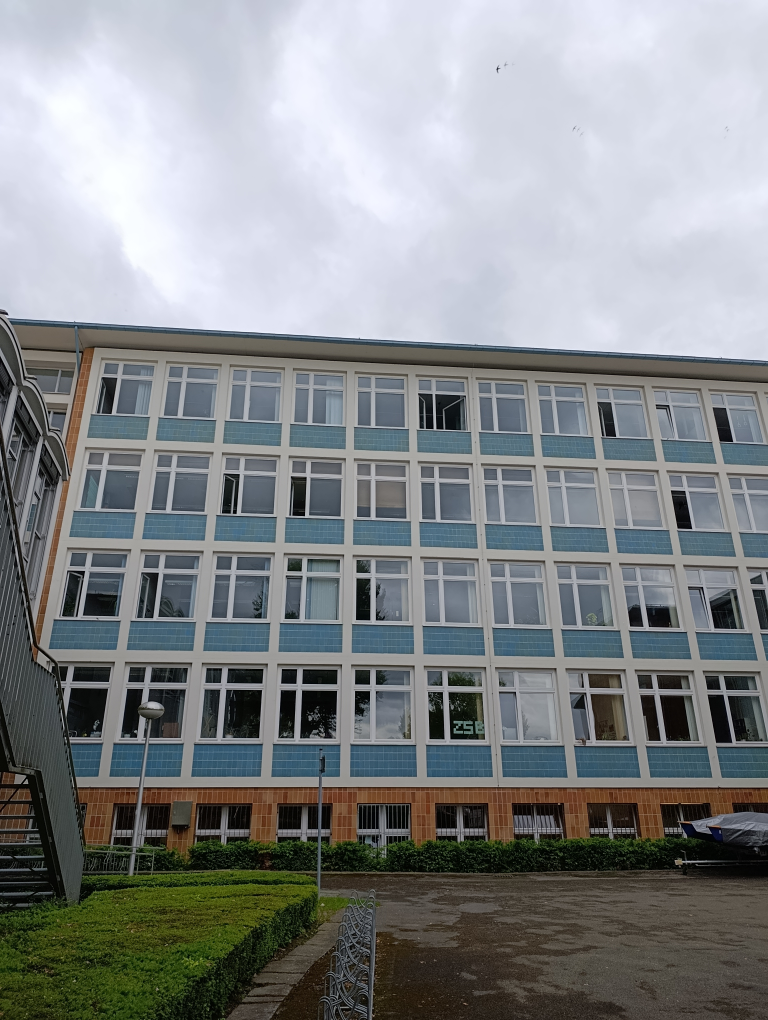
#> input picture Abgabe3/b1.jpg, 3072 x 4080 px (shown at 1/4 size)
$ jupyter execute --allow-errors Abgabe4.ipynb
#> lines starting #> are read from the running program, lines starting #| are printed output that depends on the picture; after the words box and inside, x2 and y2 are one past the last pixel; in counts of white or black regions, pixels touching at a corner belong together
### Abgabe4/sift.py
import cv2
import numpy as np
import matplotlib.pyplot as plt
import os


sift = cv2.SIFT_create(contrastThreshold = 0.06)


# [10 lines left out: function detect, not called in this run]


def detect_and_compute(img):
    kp, des = sift.detectAndCompute(img, None)
    print('{} key points detected.'.format(len(kp)))
    intpts = np.zeros((len(kp),4))
    for i,p in enumerate(kp):
        intpts[i,0] = p.pt[0]
        intpts[i,1] = p.pt[1]
        intpts[i,2] = p.size
        intpts[i,3] = p.angle
    return intpts, des


# [97 lines left out: functions plot_features, match, appendimages, plot_matches, match_twosided, not called in this run]

### Abgabe4/Abgabe4.ipynb
# Abgabe 4 – RANSAC und automatische Bildregistrierung
**Computer Vision – Prof. Dr. Matthias O. Franz**

Automatische Homographie-Schätzung aus SIFT-Korrespondenzen mittels RANSAC und normierter DLT.

[cell 1]
import numpy as np
import cv2
import matplotlib.pyplot as plt
from scipy import ndimage
import os
import sys
import random

[cell 2]
def normalize_points(points):
    """Hartley-Normalisierung: Schwerpunkt -> 0, mittlere Distanz -> sqrt(2)."""
    points = np.array(points, dtype=float)
    centroid = np.mean(points, axis=0)
    points_centered = points - centroid
    scale = np.sqrt(2) / np.mean(np.linalg.norm(points_centered, axis=1))
    T = np.array([
        [scale, 0,    -scale * centroid[0]],
        [0,    scale, -scale * centroid[1]],
        [0,    0,      1]
    ])
    points_h = np.hstack([points, np.ones((len(points), 1))])
    points_norm = (T @ points_h.T).T
    return points_norm[:, :2], T


def projective_transform(image, H, output_shape):
    """Inverse Abbildung (Nearest-Neighbor). Gibt (result, mask) zurück."""
    h_out, w_out = output_shape
    squeezed = False
    if image.ndim == 2:
        image = image[:, :, np.newaxis]
        squeezed = True

    result = np.zeros((h_out, w_out, image.shape[2]), dtype=image.dtype)
    mask   = np.zeros((h_out, w_out), dtype=np.float32)
    H_inv  = np.linalg.inv(H)

    ys, xs = np.mgrid[0:h_out, 0:w_out]
    coords_h = np.stack([xs.ravel(), ys.ravel(), np.ones(h_out * w_out)])
    src_h = H_inv @ coords_h
    src_h /= src_h[2]
    x_src = src_h[0].reshape(h_out, w_out)
    y_src = src_h[1].reshape(h_out, w_out)

    x_int = np.round(x_src).astype(int)
    y_int = np.round(y_src).astype(int)
    valid = (x_int >= 0) & (x_int < image.shape[1]) &             (y_int >= 0) & (y_int < image.shape[0])

    result[valid] = image[y_int[valid], x_int[valid]]
    mask[valid]   = 1.0

    if squeezed:
        result = result[:, :, 0]
    return result, mask

## Teilaufgabe 1a – Direct Linear Transform (DLT)

Der **DLT** berechnet eine Homographie aus mindestens 4 Punktkorrespondenzen via SVD.

Für jede Korrespondenz $(x,y) \leftrightarrow (x',y')$ gilt $\mathbf{x}' \sim H\,\mathbf{x}$.
Die Kreuzprodukt-Bedingung liefert 2 lineare Gleichungen pro Punkt → Designmatrix $A$ (2n×9).
Die Lösung ist der letzte rechte Singulärvektor der SVD von $A$, umgeformt zu $H$ (3×3), normiert auf $H_{2,2}=1$.

**Normierter DLT (Hartley):** Quell- und Zielpunkte werden vor der DLT-Berechnung isotropisch normiert
(Schwerpunkt → Ursprung, mittlere Distanz → $\sqrt{2}$). Danach Entnormierung: $H = T_2^{-1}\,\hat{H}\,T_1$.
Das verbessert die numerische Konditionierung bei großen Pixelkoordinaten erheblich.

[cell 3]
def dlt(src_pts, dst_pts):
    """Unnormalisierter DLT. Gibt H (3x3) zurück, normiert auf H[2,2]=1."""
    src_pts = np.array(src_pts, dtype=float)
    dst_pts = np.array(dst_pts, dtype=float)
    assert len(src_pts) >= 4

    rows = []
    for (x, y), (xp, yp) in zip(src_pts, dst_pts):
        rows.append([ x,  y,  1,  0,  0,  0, -xp*x, -xp*y, -xp])
        rows.append([ 0,  0,  0,  x,  y,  1, -yp*x, -yp*y, -yp])

    A = np.array(rows)
    _, _, Vt = np.linalg.svd(A)
    H = Vt[-1].reshape(3, 3)
    return H / H[2, 2]


def normalized_dlt(src_pts, dst_pts):
    """Normierter DLT (Hartley). Gibt H (3x3) zurück, normiert auf H[2,2]=1."""
    src_pts = np.array(src_pts, dtype=float)
    dst_pts = np.array(dst_pts, dtype=float)

    src_norm, T1 = normalize_points(src_pts)
    dst_norm, T2 = normalize_points(dst_pts)

    H_hat = dlt(src_norm, dst_norm)
    H = np.linalg.inv(T2) @ H_hat @ T1
    return H / H[2, 2]

[cell 4]
print("=" * 60)
print("TEST 1: Identität – src == dst  →  H ≈ I")
pts = np.array([[0.,0.],[1.,0.],[1.,1.],[0.,1.]])
H = dlt(pts, pts)
assert np.allclose(H, np.eye(3), atol=1e-6), f"H ≠ I:\n{H}"
print(f"  ✓ unnorm. DLT  H[0,0]={H[0,0]:.6f}")
H_n = normalized_dlt(pts, pts)
assert np.allclose(H_n, np.eye(3), atol=1e-6)
print(f"  ✓ norm.   DLT  H[0,0]={H_n[0,0]:.6f}")

print()
print("TEST 2: Bekannte Translation (+10, +5)")
src = np.array([[0.,0.],[100.,0.],[100.,100.],[0.,100.]])
dst = src + np.array([10., 5.])
for label, fn in [("unnorm.", dlt), ("norm.  ", normalized_dlt)]:
    H = fn(src, dst)
    p = H @ np.array([0., 0., 1.]); p /= p[2]
    assert np.allclose(p[:2], [10., 5.], atol=0.5), f"{label}: {p[:2]}"
    print(f"  ✓ {label} DLT  (0,0) → {p[:2].round(3)}, erwartet (10, 5)")

print()
print("TEST 3: Mehr als 4 Punkte (6 Punkte, overdetermined)")
src6 = np.array([[0.,0.],[100.,0.],[100.,100.],[0.,100.],[50.,0.],[50.,100.]])
dst6 = src6 + np.array([10., 5.])
H = normalized_dlt(src6, dst6)
p = H @ np.array([50., 50., 1.]); p /= p[2]
assert np.allclose(p[:2], [60., 55.], atol=0.5)
print(f"  ✓ norm. DLT (50,50) → {p[:2].round(3)}, erwartet (60, 55)")

print()
print("Alle DLT-Tests bestanden ✓")
print("=" * 60)

## Teilaufgabe 1b – Manuelle Korrespondenzpunkte b1 ↔ b2

Zwischen b1.jpg und b2.jpg wurden **24 Punktkorrespondenzen** aus den bekannten Homographien
von Übung 3 berechnet (Weltkoordinaten-Gitter → Rückprojektion in Pixelraum beider Bilder).

- **4 räumlich verteilte Eckpunkte** (oben-links, unten-links, oben-rechts, unten-rechts) → DLT-Schätzung
- **20 unabhängige Testpunkte** → Validierung via mittlerem euklidischem Rückprojektionsfehler

Räumliche Verteilung der Trainingspunkte ist entscheidend: kollineare Punkte liefern eine
schlecht konditionierte Designmatrix und numerisch instabile Homographien.

[cell 5]
ALL_CORR_B1_B2 = [
    ([1293,1101], [326,781]),   ([1289,1347], [292,1057]),   # 0-1:  oben-links
    ([1284,1619], [255,1353]),  ([1278,1921], [216,1672]),   # 2-3
    ([1272,2260], [174,2016]),  ([1265,2643], [128,2389]),   # 4-5:  unten-links
    ([1603,1118], [668,801]),   ([1614,1364], [646,1075]),   # 6-7
    ([1627,1636], [623,1369]),  ([1641,1939], [598,1685]),   # 8-9
    ([1656,2278], [571,2026]),  ([1674,2660], [542,2395]),   # 10-11
    ([1911,1135], [1003,821]),  ([1938,1381], [993,1093]),   # 12-13
    ([1967,1654], [983,1385]),  ([2000,1956], [972,1698]),   # 14-15
    ([2037,2295], [959,2036]),  ([2079,2677], [946,2401]),   # 16-17
    ([2217,1152], [1333,841]),  ([2259,1399], [1334,1111]),  # 18-19: oben-rechts
    ([2306,1671], [1336,1400]), ([2358,1974], [1338,1711]),  # 20-21
    ([2416,2312], [1340,2045]), ([2481,2694], [1342,2407]),  # 22-23: unten-rechts
]

# 4 Eckpunkte (räumlich maximal verteilt) für DLT
TRAIN_IDX = [0, 5, 18, 23]   # oben-links, unten-links, oben-rechts, unten-rechts
TEST_IDX  = [i for i in range(len(ALL_CORR_B1_B2)) if i not in TRAIN_IDX]

src_train = np.array([ALL_CORR_B1_B2[i][0] for i in TRAIN_IDX], dtype=float)
dst_train = np.array([ALL_CORR_B1_B2[i][1] for i in TRAIN_IDX], dtype=float)
src_test  = np.array([ALL_CORR_B1_B2[i][0] for i in TEST_IDX],  dtype=float)
dst_test  = np.array([ALL_CORR_B1_B2[i][1] for i in TEST_IDX],  dtype=float)
src_all   = np.array([c[0] for c in ALL_CORR_B1_B2], dtype=float)
dst_all   = np.array([c[1] for c in ALL_CORR_B1_B2], dtype=float)

print(f"Korrespondenzen gesamt : {len(ALL_CORR_B1_B2)}")
print(f"Training (DLT)         : {len(TRAIN_IDX)} Punkte, Indizes {TRAIN_IDX}")
print(f"Test                   : {len(TEST_IDX)} Punkte")

[cell 6]
def reprojection_error(H, src_pts, dst_pts):
    """Mittlerer euklidischer Abstand zwischen H @ src und dst.

    Returns:
        mean_dist:  skalarer Mittelwert
        dists:      (N,) Array der Einzelabstände
    """
    src_pts = np.array(src_pts, dtype=float)
    dst_pts = np.array(dst_pts, dtype=float)

    src_h = np.hstack([src_pts, np.ones((len(src_pts), 1))]).T  # (3, N)
    proj  = H @ src_h
    proj /= proj[2]
    projected = proj[:2].T                                       # (N, 2)

    dists = np.linalg.norm(projected - dst_pts, axis=1)
    return float(np.mean(dists)), dists

[cell 7]
H_unnorm = dlt(src_train, dst_train)
H_norm   = normalized_dlt(src_train, dst_train)

print("=" * 60)
print("Homographie-Matrizen (geschätzt aus 4 Trainingspunkten)")
print()
print("H_unnorm (unnormierter DLT):")
print(np.round(H_unnorm, 5))
print()
print("H_norm (normierter DLT / Hartley):")
print(np.round(H_norm, 5))
print()
print("=" * 60)
print("Rückprojektionsfehler")
print()
for label, H in [("Unnormierter DLT", H_unnorm), ("Normierter DLT  ", H_norm)]:
    e_tr, _ = reprojection_error(H, src_train, dst_train)
    e_te, _ = reprojection_error(H, src_test,  dst_test)
    print(f"  {label}:")
    print(f"    Train-Fehler (4 Punkte)  : {e_tr:.4f} px")
    print(f"    Test-Fehler  (20 Punkte) : {e_te:.4f} px")
    print()

## Teilaufgabe 1c – Bildregistrierung

Die Homographie $H_{b1 \to b2}$ bildet Pixel aus b1 in das Koordinatensystem von b2 ab.
Durch **inverse Abbildung** (Rückwärtstransformation) werden für jeden Ausgabepixel
die Quellkoordinaten in b1 berechnet – so entstehen keine Löcher.

Im Overlay: wo das gewarpte b1 gültige Pixel hat → diese anzeigen, sonst b2.

[cell 8]
def register_images(img_src, img_dst, H):
    """Warpt img_src in das Koordinatensystem von img_dst und erzeugt ein Overlay."""
    output_shape = img_dst.shape[:2]
    warped, mask = projective_transform(img_src, H, output_shape)
    overlay = img_dst.copy()
    overlay[mask > 0] = warped[mask > 0]
    return warped, overlay


IMG_DIR = "../Abgabe3"
img_b1 = cv2.cvtColor(cv2.imread(os.path.join(IMG_DIR, "b1.jpg")), cv2.COLOR_BGR2RGB)
img_b2 = cv2.cvtColor(cv2.imread(os.path.join(IMG_DIR, "b2.jpg")), cv2.COLOR_BGR2RGB)
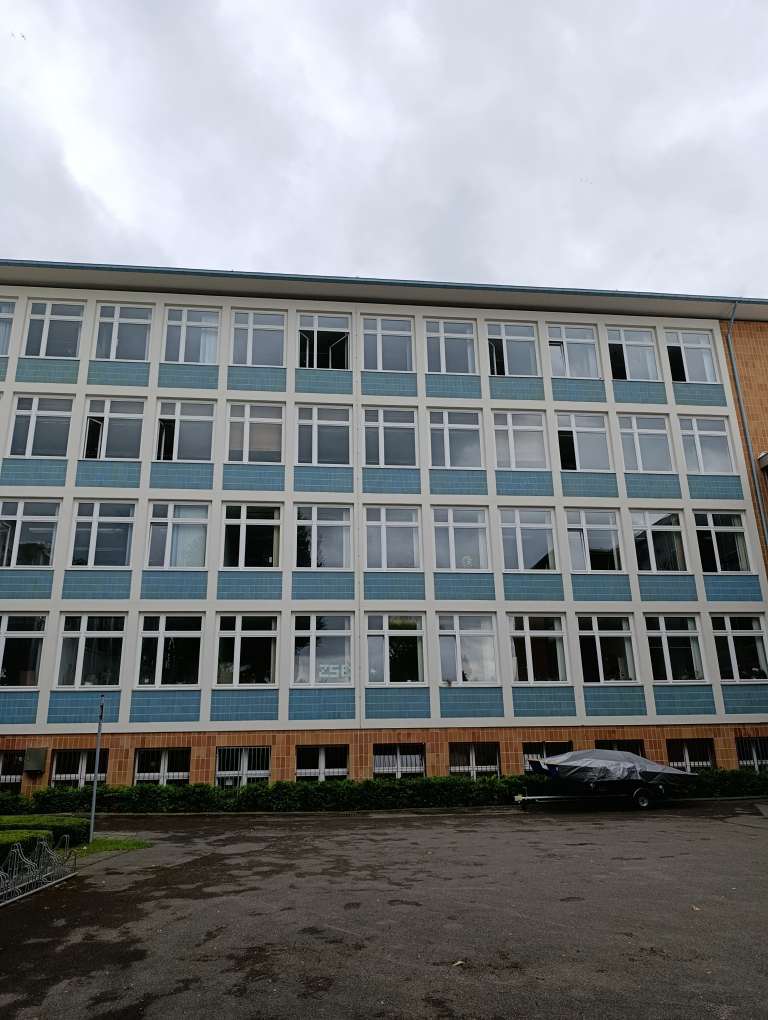
#> input picture Abgabe3/b2.jpg, 3072 x 4080 px (shown at 1/4 size)

# Homographie aus allen 24 Punkten (höhere Genauigkeit)
H_b1_b2 = normalized_dlt(src_all, dst_all)
err_all, _ = reprojection_error(H_b1_b2, src_all, dst_all)
print(f"H_b1->b2 (norm. DLT, 24 Punkte):")
print(np.round(H_b1_b2, 4))
print(f"Mittlerer Rückprojektionsfehler: {err_all:.4f} px")

warped_b1, overlay = register_images(img_b1, img_b2, H_b1_b2)
#> in projective_transform, `result[valid] = image[y_int[valid], x_int[valid]]`:
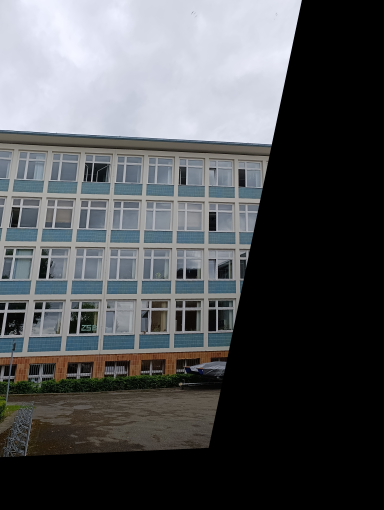
#> result: shape (4080, 3072, 3) (shown at 1/8 size); mean R, G, B 81.5, 83.5, 86.2
#> in register_images, `warped, mask = projective_transform(img_src, H, output_shape)`:
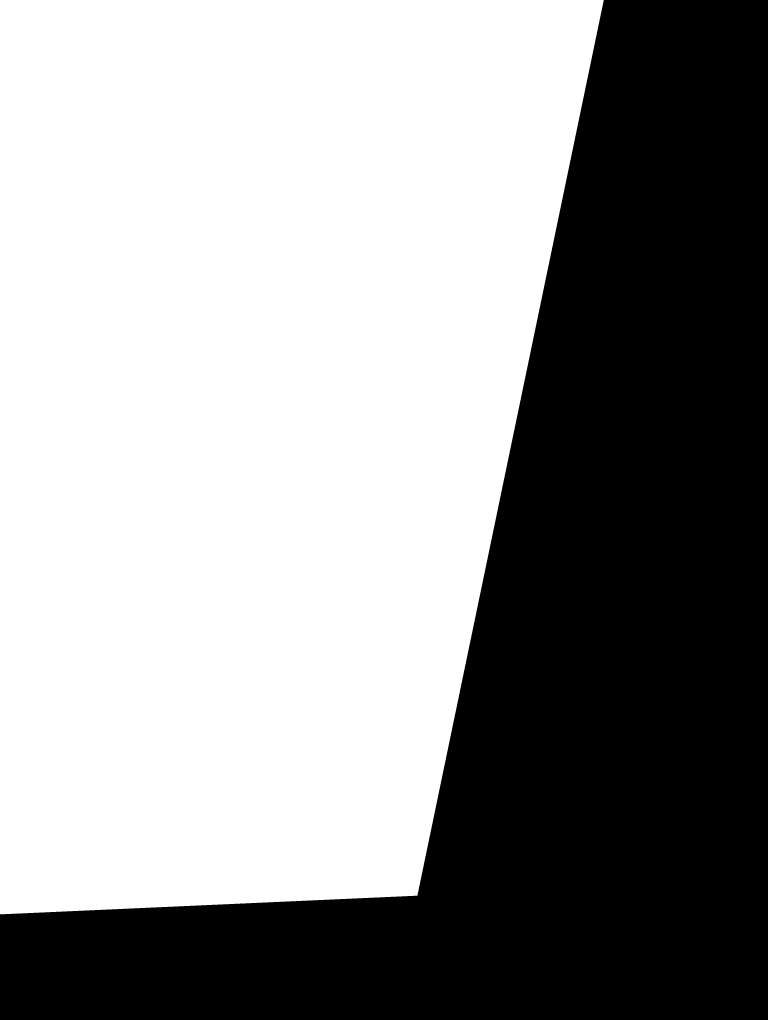
#> mask: shape (4080, 3072) float32 (shown at 1/4 size); values 0 (black) and 1 (white), 58.9% white; 1 black region, box (x1, y1, x2, y2) and area: (0, 0, 3072, 4080) 5154093
#> in register_images, `overlay[mask > 0] = warped[mask > 0]`:
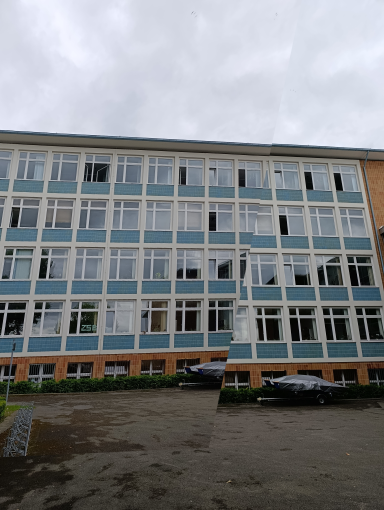
#> overlay: shape (4080, 3072, 3) (shown at 1/8 size); mean R, G, B 124.9, 127.2, 129.6

fig, axes = plt.subplots(1, 3, figsize=(20, 7))
for ax, img, title in zip(axes,
    [img_b1, img_b2, overlay],
    ["b1 (Original)", "b2 (Original)", "b1 → b2 (Overlay)"]):
    ax.imshow(img); ax.set_title(title, fontsize=12); ax.axis('off')
#> this loop made 3 passes
#> title on passes 1 to 3: 'b1 (Original)', 'b2 (Original)', 'b1 → b2 (Overlay)'
plt.suptitle("Bildregistrierung: b1 in b2-Koordinatensystem", fontsize=14, fontweight='bold')
plt.tight_layout()
plt.savefig("registration_b1_b2_manual.jpg", dpi=100, bbox_inches='tight')
plt.show()
print("Gespeichert: registration_b1_b2_manual.jpg")

## Teilaufgabe 2a – RANSAC

**RANSAC (Random Sample Consensus)** ist robust gegenüber Ausreißern:

1. **Random Sample**: Wähle zufällig 4 Korrespondenzpaare (Minimalset für DLT)
2. **Modell**: Berechne Homographie mit normiertem DLT
3. **Consensus-Set**: Alle Punkte mit Rückprojektionsfehler $< \varepsilon$ → **Inlier**
4. **Bestes Modell**: Merke das Modell mit den meisten Inliern
5. **Wiederholen** für $N$ Iterationen
6. **Refit**: Abschließend Homographie auf dem vollständigen Consensus-Set neu schätzen

Standard-DLT ist **nicht robust** – ein einziger Ausreißer kann die Schätzung stark verfälschen.

[cell 9]
def ransac(src_pts, dst_pts, n_iter=1000, threshold=5.0, seed=42):
    """RANSAC für Homographie-Schätzung mit normiertem DLT.

    Args:
        src_pts:   (N, 2) Quellpunkte
        dst_pts:   (N, 2) Zielpunkte
        n_iter:    Anzahl RANSAC-Iterationen
        threshold: Inlier-Schwellwert in Pixeln
        seed:      Zufallsseed für Reproduzierbarkeit
    Returns:
        best_H:      (3, 3) Homographie, auf finalem Consensus-Set neu gefittet
        best_inliers: (N,) bool-Maske der Inlier
    """
#> called with src_pts = array of shape (24, 2), dst_pts = array of shape (24, 2), n_iter = 1000, threshold = 5, seed = 42
    src_pts = np.array(src_pts, dtype=float)
    dst_pts = np.array(dst_pts, dtype=float)

    rng = np.random.default_rng(seed)
    best_H, best_inliers = None, np.zeros(len(src_pts), dtype=bool)

    for _ in range(n_iter):
        idx = rng.choice(len(src_pts), 4, replace=False)
        H = normalized_dlt(src_pts[idx], dst_pts[idx])
        _, dists = reprojection_error(H, src_pts, dst_pts)
        inliers = dists < threshold
        if inliers.sum() > best_inliers.sum():
            best_H, best_inliers = H, inliers

    if best_inliers.sum() >= 4:
        best_H = normalized_dlt(src_pts[best_inliers], dst_pts[best_inliers])

    return best_H, best_inliers


# Validierung auf sauberen 24 Punkten
H_ransac_clean, inliers_clean = ransac(src_all, dst_all, n_iter=1000, threshold=5.0)
err_c, _ = reprojection_error(H_ransac_clean, src_all[inliers_clean], dst_all[inliers_clean])
print(f"RANSAC auf 24 sauberen Punkten: {inliers_clean.sum()}/{len(src_all)} Inlier, Fehler = {err_c:.4f} px")

## Teilaufgabe 2b – RANSAC mit Ausreißern

Zu den 24 echten Korrespondenzen werden **6 zufällige Ausreißer** hinzugefügt –
Punkte mit völlig falschen Zielkoordinaten.

**Erwartetes Ergebnis:**
- DLT auf verrauschten Daten: hoher Fehler (Ausreißer verzerren die Lösung)
- RANSAC: findet korrekte Homographie, alle Ausreißer werden abgelehnt
- Consensus-Set enthält ausschließlich die 24 echten Korrespondenzen

[cell 10]
rng_out = np.random.default_rng(99)
N_OUTLIERS = 6

outlier_src = rng_out.integers([0,0], [3072,4080], size=(N_OUTLIERS, 2)).astype(float)
outlier_dst = rng_out.integers([0,0], [3072,4080], size=(N_OUTLIERS, 2)).astype(float)

src_noisy = np.vstack([src_all, outlier_src])
dst_noisy = np.vstack([dst_all, outlier_dst])
outlier_idx = set(range(len(src_all), len(src_noisy)))

print(f"Echte Korrespondenzen : {len(src_all)}")
print(f"Ausreißer hinzugefügt : {N_OUTLIERS}")
print(f"Gesamt                : {len(src_noisy)}")

# DLT auf verrauschten Daten (alle 30 Punkte)
H_dlt_noisy = normalized_dlt(src_noisy, dst_noisy)
err_dlt, _  = reprojection_error(H_dlt_noisy, src_all, dst_all)

# DLT nur saubere Punkte (Referenz)
H_dlt_clean = normalized_dlt(src_all, dst_all)
err_clean, _ = reprojection_error(H_dlt_clean, src_all, dst_all)

# RANSAC auf verrauschten Daten
H_ransac, mask = ransac(src_noisy, dst_noisy, n_iter=1000, threshold=5.0, seed=42)
err_ransac_in, _   = reprojection_error(H_ransac, src_noisy[mask], dst_noisy[mask])
err_ransac_all, _  = reprojection_error(H_ransac, src_all, dst_all)
outliers_rejected  = outlier_idx.issubset(set(np.where(~mask)[0].tolist()))

print()
print("=" * 60)
print("Ergebnisse")
print("=" * 60)
print(f"Consensus-Set (RANSAC Inlier) : {mask.sum()} / {len(src_noisy)}")
print(f"Rückprojektionsfehler (Inlier): {err_ransac_in:.4f} px")
print(f"Ausreißer korrekt abgelehnt   : {'✓ Ja' if outliers_rejected else '✗ Nein'}")
print()
print(f"Vergleich – Fehler auf 24 sauberen Punkten:")
print(f"  Norm. DLT (30 Punkte, verunreinigt) : {err_dlt:.4f} px")
print(f"  Norm. DLT (24 Punkte, sauber)       : {err_clean:.4f} px")
print(f"  RANSAC    (30 Punkte, verunreinigt)  : {err_ransac_all:.4f} px")
if err_ransac_all < err_dlt:
    print("  ✓ RANSAC übertrifft DLT auf verrauschten Daten.")

## Teilaufgabe 3a – Automatisches Matching mit SIFT

**SIFT (Scale-Invariant Feature Transform)** detektiert und beschreibt Schlüsselpunkte,
die invariant gegenüber Skalierung und Rotation sind.

1. `detect_and_compute(gray)` → `(locs, desc)` – locs: (n×4) mit [x,y,scale,angle], desc: (n×128)
2. `match_twosided(desc1, desc2)` → symmetrische Matches (beide Richtungen müssen übereinstimmen),
   Rückgabe: Array der Länge n_desc1, Wert > 0 = Index in desc2, 0 = kein Match
3. Aus matches src_pts/dst_pts extrahieren für RANSAC

[cell 11]
import sift as sift_module


def sift_correspondences(img1_gray, img2_gray):
    """SIFT detect+compute und beidseitiges Matching.
    Gibt (src_pts, dst_pts, locs1, locs2, matches) zurück.
    """
    locs1, desc1 = sift_module.detect_and_compute(img1_gray)
    locs2, desc2 = sift_module.detect_and_compute(img2_gray)
    matches = sift_module.match_twosided(desc1, desc2)

    idx     = np.where(matches > 0)[0]
    src_pts = locs1[idx, :2].astype(float)
    dst_pts = locs2[matches[idx], :2].astype(float)
    print(f"  {len(src_pts)} symmetrische Matches gefunden")
    return src_pts, dst_pts, locs1, locs2, matches


# Test: b1 und b2
img1_rgb  = cv2.cvtColor(cv2.imread(os.path.join(IMG_DIR, "b1.jpg")), cv2.COLOR_BGR2RGB)
img2_rgb  = cv2.cvtColor(cv2.imread(os.path.join(IMG_DIR, "b2.jpg")), cv2.COLOR_BGR2RGB)
img1_gray = cv2.cvtColor(img1_rgb, cv2.COLOR_RGB2GRAY)
img2_gray = cv2.cvtColor(img2_rgb, cv2.COLOR_RGB2GRAY)
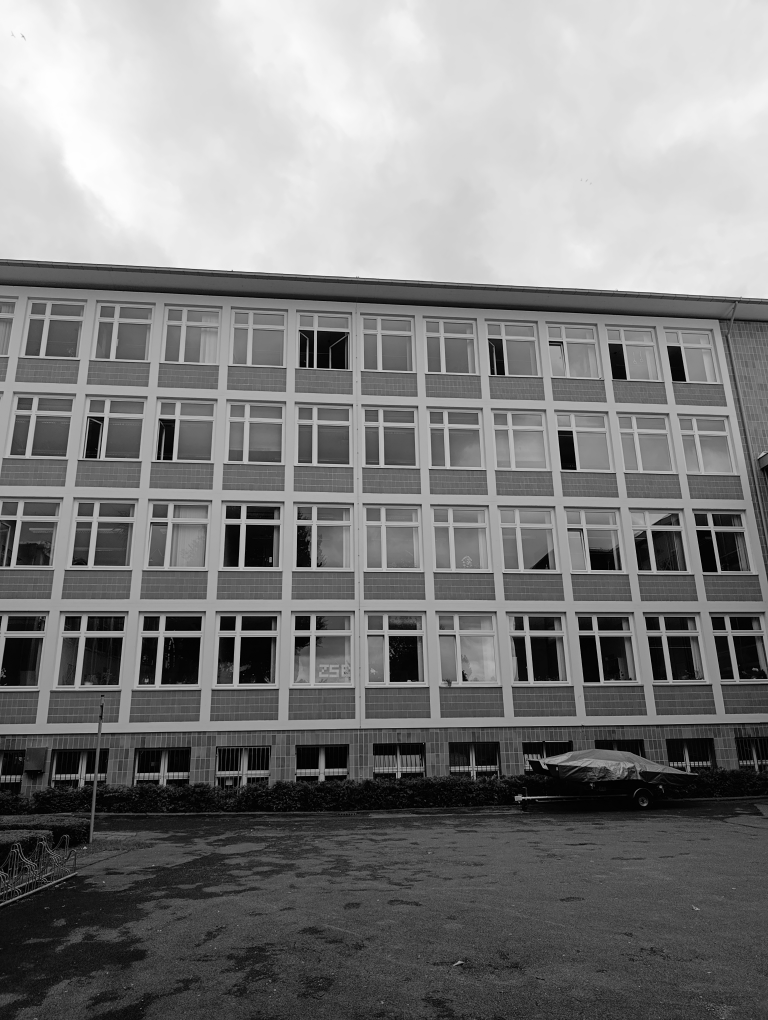
#> img2_gray: shape (4080, 3072) (shown at 1/4 size); min 0, max 254, mean 126.7

#> (the rest of this cell did not finish here and is left out)
